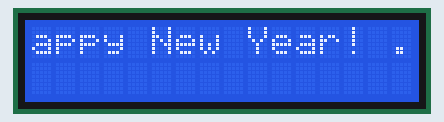
A sketch run on a simulated Arduino Uno, built with avr-gcc and run on an emulated ATmega328P. On the bench: 16×2 character LCD.

Above: at 1.14 s.
At 1.74 s:
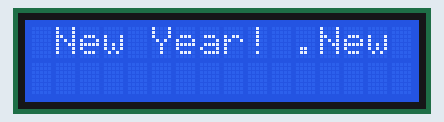
At 2.49 s:
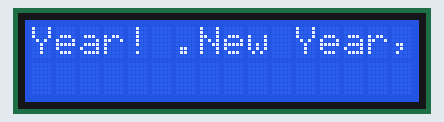
At 4.0 s:
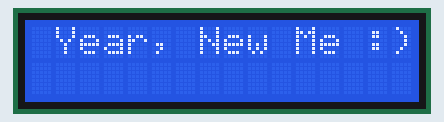
At 6.04 s:
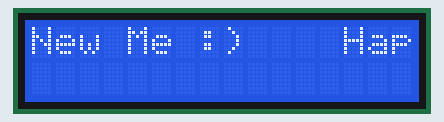
At 8.0 s:
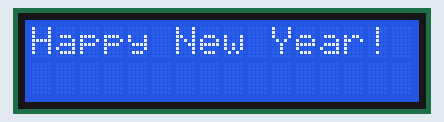

Measured:
- by itself, everything shown: repeats every 8.0 s, in 40 steps
- what the display in image 3 shows lasts 1.2 s, from 3.9 s to 5.1 s

The sketch:

Display_text_LCD-keypad_shield.ino
```cpp
#include <LiquidCrystal.h>

const int rs = 8, en = 9, d4 = 4, d5 = 5, d6 = 6, d7 = 7;
LiquidCrystal lcd(rs, en, d4, d5, d6, d7);

void setup() {
  // Menyetting karakter LCD baris & kolom:
  lcd.begin(16, 2);
  // Mengeprint text:
  lcd.print("Happy New Year! .New Year, New Me :)");
  delay(1000);
}

void loop() {
  // to move it offscreen left:
  for (int positionCounter = 0; positionCounter < 20; positionCounter++) {
    // scroll one position left:
    lcd.scrollDisplayLeft();
    delay(150);
  }
  // memberi delay diakhir dalam keseluruhan loop:
  delay(1000);
}
```
